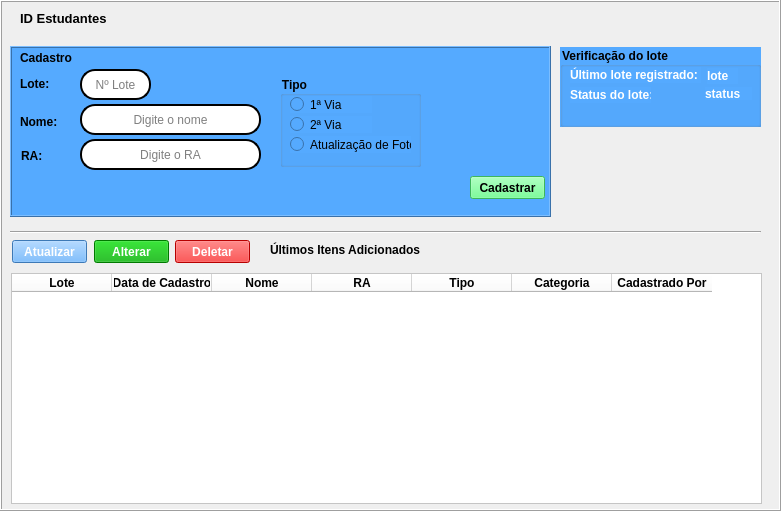
   <widget class="QFrame" name="id_card">
    <property name="geometry">
     <rect>
      <x>10</x>
      <y>120</y>
      <width>781</width>
      <height>511</height>
     </rect>
    </property>
    <property name="frameShape">
     <enum>QFrame::Box</enum>
    </property>
    <property name="frameShadow">
     <enum>QFrame::Raised</enum>
    </property>
    <widget class="QLabel" name="label_11">
     <property name="geometry">
      <rect>
       <x>20</x>
       <y>10</y>
       <width>91</width>
       <height>16</height>
      </rect>
     </property>
     <property name="font">
      <font>
       <pointsize>10</pointsize>
       <weight>75</weight>
       <bold>true</bold>
      </font>
     </property>
     <property name="text">
      <string>ID Estudantes</string>
     </property>
    </widget>
    <widget class="QGroupBox" name="groupBox">
     <property name="geometry">
      <rect>
       <x>560</x>
       <y>47</y>
       <width>201</width>
       <height>80</height>
      </rect>
     </property>
     <property name="font">
      <font>
       <weight>75</weight>
       <bold>true</bold>
      </font>
     </property>
     <property name="styleSheet">
      <string notr="true">background-color: rgb(85, 170, 255);</string>
     </property>
     <property name="title">
      <string>Verificação do lote</string>
     </property>
     <widget class="QLabel" name="label_23">
      <property name="geometry">
       <rect>
        <x>10</x>
        <y>40</y>
        <width>81</width>
        <height>16</height>
       </rect>
      </property>
      <property name="font">
       <font>
        <weight>75</weight>
        <bold>true</bold>
       </font>
      </property>
      <property name="styleSheet">
       <string notr="true">color: rgb(255, 255, 255);</string>
      </property>
      <property name="text">
       <string>Status do lote:</string>
      </property>
     </widget>
     <widget class="QLabel" name="label_21">
      <property name="geometry">
       <rect>
        <x>10</x>
        <y>20</y>
        <width>131</width>
        <height>16</height>
       </rect>
      </property>
      <property name="font">
       <font>
        <weight>75</weight>
        <bold>true</bold>
       </font>
      </property>
      <property name="styleSheet">
       <string notr="true">color: rgb(255, 255, 255);</string>
      </property>
      <property name="text">
       <string>Último lote registrado:</string>
      </property>
     </widget>
     <widget class="QLabel" name="label_22">
      <property name="geometry">
       <rect>
        <x>147</x>
        <y>21</y>
        <width>31</width>
        <height>16</height>
       </rect>
      </property>
      <property name="font">
       <font>
        <weight>75</weight>
        <bold>true</bold>
       </font>
      </property>
      <property name="styleSheet">
       <string notr="true">color: rgb(255, 255, 255);</string>
      </property>
      <property name="text">
       <string>lote</string>
      </property>
     </widget>
     <widget class="QLabel" name="label_24">
      <property name="geometry">
       <rect>
        <x>145</x>
        <y>40</y>
        <width>47</width>
        <height>13</height>
       </rect>
      </property>
      <property name="font">
       <font>
        <weight>75</weight>
        <bold>true</bold>
       </font>
      </property>
      <property name="styleSheet">
       <string notr="true">color: rgb(255, 255, 255);</string>
      </property>
      <property name="text">
       <string>status</string>
      </property>
     </widget>
    </widget>
    <widget class="QLabel" name="label_25">
     <property name="geometry">
      <rect>
       <x>20</x>
       <y>50</y>
       <width>61</width>
       <height>16</height>
      </rect>
     </property>
     <property name="font">
      <font>
       <weight>75</weight>
       <bold>true</bold>
      </font>
     </property>
     <property name="styleSheet">
      <string notr="true">background-color: rgb(85, 170, 255);</string>
     </property>
     <property name="text">
      <string>Cadastro</string>
     </property>
    </widget>
    <widget class="QLabel" name="label_26">
     <property name="geometry">
      <rect>
       <x>20</x>
       <y>77</y>
       <width>47</width>
       <height>13</height>
      </rect>
     </property>
     <property name="font">
      <font>
       <weight>75</weight>
       <bold>true</bold>
      </font>
     </property>
     <property name="styleSheet">
      <string notr="true">background-color: rgb(85, 170, 255);</string>
     </property>
     <property name="text">
      <string>Lote:</string>
     </property>
    </widget>
    <widget class="QLabel" name="label_27">
     <property name="geometry">
      <rect>
       <x>20</x>
       <y>115</y>
       <width>47</width>
       <height>13</height>
      </rect>
     </property>
     <property name="font">
      <font>
       <weight>75</weight>
       <bold>true</bold>
      </font>
     </property>
     <property name="styleSheet">
      <string notr="true">background-color: rgb(85, 170, 255);</string>
     </property>
     <property name="text">
      <string>Nome:</string>
     </property>
    </widget>
    <widget class="QLabel" name="label_28">
     <property name="geometry">
      <rect>
       <x>21</x>
       <y>149</y>
       <width>47</width>
       <height>13</height>
      </rect>
     </property>
     <property name="font">
      <font>
       <weight>75</weight>
       <bold>true</bold>
      </font>
     </property>
     <property name="styleSheet">
      <string notr="true">background-color: rgb(85, 170, 255);</string>
     </property>
     <property name="text">
      <string>RA:</string>
     </property>
    </widget>
    <widget class="QLineEdit" name="lineEdit_6">
     <property name="geometry">
      <rect>
       <x>80</x>
       <y>69</y>
       <width>71</width>
       <height>31</height>
      </rect>
     </property>
     <property name="styleSheet">
      <string notr="true">background-color: rgb(255, 255, 255);
border-radius: 15px;
border-style: outset;
border-width: 2px;</string>
     </property>
     <property name="alignment">
      <set>Qt::AlignCenter</set>
     </property>
     <property name="placeholderText">
      <string>Nº Lote</string>
     </property>
    </widget>
    <widget class="QLineEdit" name="lineEdit_7">
     <property name="geometry">
      <rect>
       <x>80</x>
       <y>104</y>
       <width>181</width>
       <height>31</height>
      </rect>
     </property>
     <property name="styleSheet">
      <string notr="true">background-color: rgb(255, 255, 255);
border-radius: 15px;
border-style: outset;
border-width: 2px;</string>
     </property>
     <property name="alignment">
      <set>Qt::AlignCenter</set>
     </property>
     <property name="placeholderText">
      <string>Digite o nome</string>
     </property>
    </widget>
    <widget class="QLineEdit" name="lineEdit_8">
     <property name="geometry">
      <rect>
       <x>80</x>
       <y>139</y>
       <width>181</width>
       <height>31</height>
      </rect>
     </property>
     <property name="styleSheet">
      <string notr="true">background-color: rgb(255, 255, 255);
border-radius: 15px;
border-style: outset;
border-width: 2px;</string>
     </property>
     <property name="alignment">
      <set>Qt::AlignCenter</set>
     </property>
     <property name="placeholderText">
      <string>Digite o RA</string>
     </property>
    </widget>
    <widget class="QLabel" name="label_29">
     <property name="geometry">
      <rect>
       <x>30</x>
       <y>180</y>
       <width>271</width>
       <height>16</height>
      </rect>
     </property>
     <property name="font">
      <font>
       <weight>75</weight>
       <bold>true</bold>
      </font>
     </property>
     <property name="styleSheet">
      <string notr="true">color: rgb(255, 255, 0);
background-color: rgb(85, 170, 255);</string>
     </property>
     <property name="text">
      <string/>
     </property>
    </widget>
    <widget class="QFrame" name="frame_2">
     <property name="geometry">
      <rect>
       <x>10</x>
       <y>46</y>
       <width>541</width>
       <height>171</height>
      </rect>
     </property>
     <property name="styleSheet">
      <string notr="true">background-color: rgb(85, 170, 255);</string>
     </property>
     <property name="frameShape">
      <enum>QFrame::Box</enum>
     </property>
     <property name="frameShadow">
      <enum>QFrame::Raised</enum>
     </property>
     <widget class="QPushButton" name="pushButton_8">
      <property name="geometry">
       <rect>
        <x>460</x>
        <y>130</y>
        <width>75</width>
        <height>23</height>
       </rect>
      </property>
      <property name="font">
       <font>
        <weight>75</weight>
        <bold>true</bold>
       </font>
      </property>
      <property name="styleSheet">
       <string notr="true">background-color: rgb(85, 255, 127);</string>
      </property>
      <property name="text">
       <string>Cadastrar</string>
      </property>
     </widget>
     <widget class="QGroupBox" name="groupBox_2">
      <property name="geometry">
       <rect>
        <x>270</x>
        <y>30</y>
        <width>141</width>
        <height>91</height>
       </rect>
      </property>
      <property name="font">
       <font>
        <weight>75</weight>
        <bold>true</bold>
       </font>
      </property>
      <property name="styleSheet">
       <string notr="true">background-color: rgb(85, 170, 255);</string>
      </property>
      <property name="title">
       <string>Tipo</string>
      </property>
      <widget class="QRadioButton" name="radioButton">
       <property name="geometry">
        <rect>
         <x>10</x>
         <y>20</y>
         <width>82</width>
         <height>17</height>
        </rect>
       </property>
       <property name="text">
        <string>1ª Via</string>
       </property>
      </widget>
      <widget class="QRadioButton" name="radioButton_2">
       <property name="geometry">
        <rect>
         <x>10</x>
         <y>40</y>
         <width>82</width>
         <height>17</height>
        </rect>
       </property>
       <property name="text">
        <string>2ª Via</string>
       </property>
      </widget>
      <widget class="QRadioButton" name="radioButton_3">
       <property name="geometry">
        <rect>
         <x>10</x>
         <y>60</y>
         <width>121</width>
         <height>17</height>
        </rect>
       </property>
       <property name="text">
        <string>Atualização de Foto</string>
       </property>
      </widget>
     </widget>
    </widget>
    <widget class="QTableWidget" name="tableWidget_3">
     <property name="geometry">
      <rect>
       <x>11</x>
       <y>273</y>
       <width>751</width>
       <height>231</height>
      </rect>
     </property>
     <property name="styleSheet">
      <string notr="true">background-color: rgb(255, 255, 255);</string>
     </property>
     <column>
      <property name="text">
       <string>Lote</string>
      </property>
      <property name="font">
       <font>
        <weight>75</weight>
        <bold>true</bold>
       </font>
      </property>
      <property name="textAlignment">
       <set>AlignCenter</set>
      </property>
     </column>
     <column>
      <property name="text">
       <string>Data de Cadastro</string>
      </property>
      <property name="font">
       <font>
        <weight>75</weight>
        <bold>true</bold>
       </font>
      </property>
      <property name="textAlignment">
       <set>AlignCenter</set>
      </property>
     </column>
     <column>
      <property name="text">
       <string>Nome</string>
      </property>
      <property name="font">
       <font>
        <weight>75</weight>
        <bold>true</bold>
       </font>
      </property>
      <property name="textAlignment">
       <set>AlignCenter</set>
      </property>
     </column>
     <column>
      <property name="text">
       <string>RA</string>
      </property>
      <property name="font">
       <font>
        <weight>75</weight>
        <bold>true</bold>
       </font>
      </property>
      <property name="textAlignment">
       <set>AlignCenter</set>
      </property>
     </column>
     <column>
      <property name="text">
       <string>Tipo</string>
      </property>
      <property name="font">
       <font>
        <weight>75</weight>
        <bold>true</bold>
       </font>
      </property>
      <property name="textAlignment">
       <set>AlignCenter</set>
      </property>
     </column>
     <column>
      <property name="text">
       <string>Categoria</string>
      </property>
      <property name="font">
       <font>
        <weight>75</weight>
        <bold>true</bold>
       </font>
      </property>
      <property name="textAlignment">
       <set>AlignCenter</set>
      </property>
     </column>
     <column>
      <property name="text">
       <string>Cadastrado Por</string>
      </property>
      <property name="font">
       <font>
        <weight>75</weight>
        <bold>true</bold>
       </font>
      </property>
      <property name="textAlignment">
       <set>AlignCenter</set>
      </property>
     </column>
    </widget>
    <widget class="QLabel" name="label_36">
     <property name="geometry">
      <rect>
       <x>270</x>
       <y>240</y>
       <width>161</width>
       <height>20</height>
      </rect>
     </property>
     <property name="font">
      <font>
       <weight>75</weight>
       <bold>true</bold>
      </font>
     </property>
     <property name="text">
      <string>Últimos Itens Adicionados</string>
     </property>
    </widget>
    <widget class="Line" name="line_9">
     <property name="geometry">
      <rect>
       <x>10</x>
       <y>224</y>
       <width>751</width>
       <height>16</height>
      </rect>
     </property>
     <property name="orientation">
      <enum>Qt::Horizontal</enum>
     </property>
    </widget>
    <widget class="QPushButton" name="pushButton_19">
     <property name="geometry">
      <rect>
       <x>12</x>
       <y>240</y>
       <width>75</width>
       <height>23</height>
      </rect>
     </property>
     <property name="font">
      <font>
       <weight>75</weight>
       <bold>true</bold>
      </font>
     </property>
     <property name="styleSheet">
      <string notr="true">background-color: rgb(85, 170, 255);
color: rgb(255, 255, 255);</string>
     </property>
     <property name="text">
      <string>Atualizar</string>
     </property>
    </widget>
    <widget class="QPushButton" name="pushButton_20">
     <property name="geometry">
      <rect>
       <x>94</x>
       <y>240</y>
       <width>75</width>
       <height>23</height>
      </rect>
     </property>
     <property name="font">
      <font>
       <weight>75</weight>
       <bold>true</bold>
      </font>
     </property>
     <property name="styleSheet">
      <string notr="true">background-color: rgb(0, 170, 0);
color: rgb(255, 255, 255);</string>
     </property>
     <property name="text">
      <string>Alterar</string>
     </property>
    </widget>
    <widget class="QPushButton" name="pushButton_21">
     <property name="geometry">
      <rect>
       <x>175</x>
       <y>240</y>
       <width>75</width>
       <height>23</height>
      </rect>
     </property>
     <property name="font">
      <font>
       <weight>75</weight>
       <bold>true</bold>
      </font>
     </property>
     <property name="styleSheet">
      <string notr="true">background-color: rgb(255, 0, 0);
color: rgb(255, 255, 255);</string>
     </property>
     <property name="text">
      <string>Deletar</string>
     </property>
    </widget>
    <zorder>label_11</zorder>
    <zorder>groupBox</zorder>
    <zorder>frame_2</zorder>
    <zorder>lineEdit_7</zorder>
    <zorder>lineEdit_6</zorder>
    <zorder>lineEdit_8</zorder>
    <zorder>label_29</zorder>
    <zorder>label_27</zorder>
    <zorder>label_28</zorder>
    <zorder>label_25</zorder>
    <zorder>label_26</zorder>
    <zorder>tableWidget_3</zorder>
    <zorder>label_36</zorder>
    <zorder>line_9</zorder>
    <zorder>pushButton_19</zorder>
    <zorder>pushButton_20</zorder>
    <zorder>pushButton_21</zorder>
   </widget>
